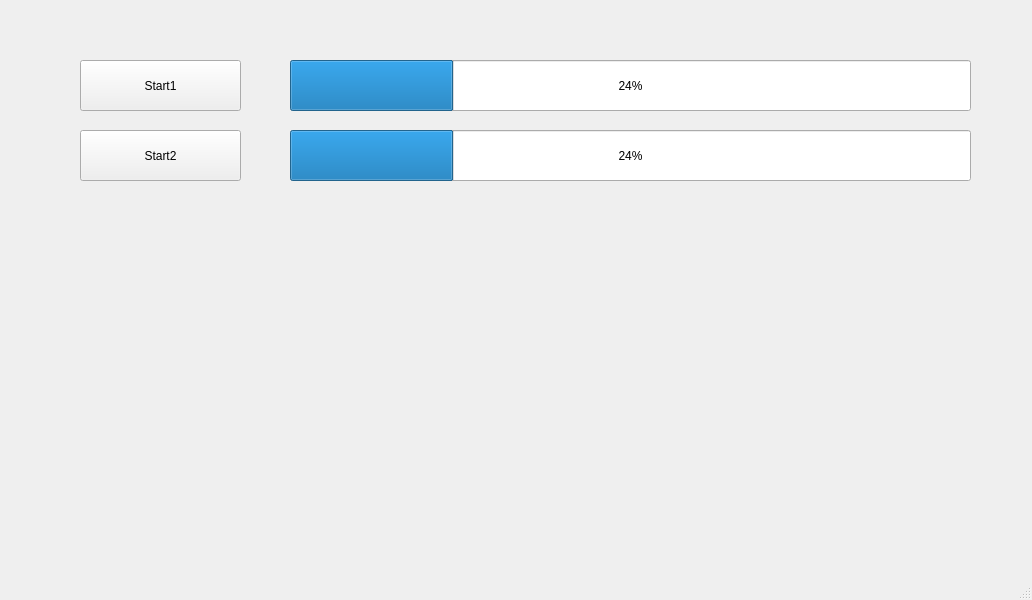
<?xml version="1.0" encoding="UTF-8"?>
<ui version="4.0">
 <class>MainWindow</class>
 <widget class="QMainWindow" name="MainWindow">
  <property name="geometry">
   <rect>
    <x>0</x>
    <y>0</y>
    <width>1032</width>
    <height>600</height>
   </rect>
  </property>
  <property name="windowTitle">
   <string>MainWindow</string>
  </property>
  <widget class="QWidget" name="centralwidget">
   <widget class="QPushButton" name="btn_t_1">
    <property name="geometry">
     <rect>
      <x>80</x>
      <y>60</y>
      <width>161</width>
      <height>51</height>
     </rect>
    </property>
    <property name="text">
     <string>Start1</string>
    </property>
   </widget>
   <widget class="QProgressBar" name="progressBar_1">
    <property name="geometry">
     <rect>
      <x>290</x>
      <y>60</y>
      <width>681</width>
      <height>51</height>
     </rect>
    </property>
    <property name="locale">
     <locale language="English" country="UnitedStates"/>
    </property>
    <property name="value">
     <number>24</number>
    </property>
   </widget>
   <widget class="QProgressBar" name="progressBar_2">
    <property name="geometry">
     <rect>
      <x>290</x>
      <y>130</y>
      <width>681</width>
      <height>51</height>
     </rect>
    </property>
    <property name="locale">
     <locale language="English" country="UnitedStates"/>
    </property>
    <property name="value">
     <number>24</number>
    </property>
   </widget>
   <widget class="QPushButton" name="btn_t_2">
    <property name="geometry">
     <rect>
      <x>80</x>
      <y>130</y>
      <width>161</width>
      <height>51</height>
     </rect>
    </property>
    <property name="text">
     <string>Start2</string>
    </property>
   </widget>
  </widget>
  <widget class="QStatusBar" name="statusbar"/>
 </widget>
 <resources/>
 <connections/>
</ui>
